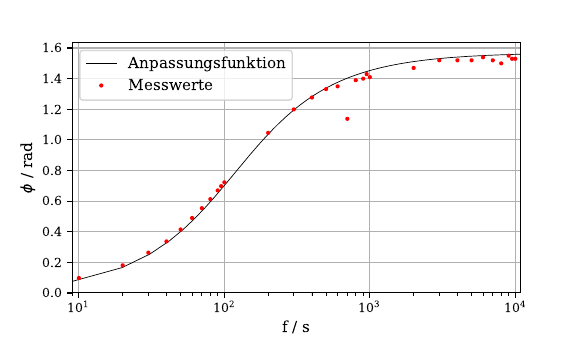

Here is the Python script that generated this plot:
import matplotlib; matplotlib.use('agg')
import matplotlib.pyplot as plt
import numpy as np
from scipy.optimize import curve_fit
from uncertainties import ufloat

#Holt Werte aus Textdatei
phi, v = np.genfromtxt('wertec.txt', unpack=True)




#Definiert Funktion mit der ihr fitten wollt (hier eine Gerade)
def f(c,d):
   return np.arctan(d*c*2*np.pi)
#Erstellt linspace von Bereich, in dem Ausgleichsfunktion erstellt wird
x_plot = np.linspace(9, 10800, 1000)
#Fittet
params, covariance_matrix = curve_fit(f, v, phi)
errors = np.sqrt(np.diag(covariance_matrix))
plt.xscale('log')
#Plottet Fit
plt.plot(x_plot, f(x_plot, *params), 'k-', label='Anpassungsfunktion', linewidth=0.5)
#Gibt berechnete Parameter aus
print(params)
print(np.sqrt(np.diag(covariance_matrix)))
#gr = ufloat(-12.81899817, 0.28532842)
#print(gr)
#grr = np.e**(gr)
#print(grr)
#Formatiert etws schöner
plt.gcf().subplots_adjust(bottom=0.18)
#Plot eurer eigentlichen Messwerte
plt.plot(v , phi, 'r.', label='Messwerte', Markersize=4)
plt.xlim(9,10800)
plt.legend()
plt.grid()
plt.xlabel('f / s')
plt.ylabel('$\phi$ / rad')
plt.savefig('plot3.pdf')
